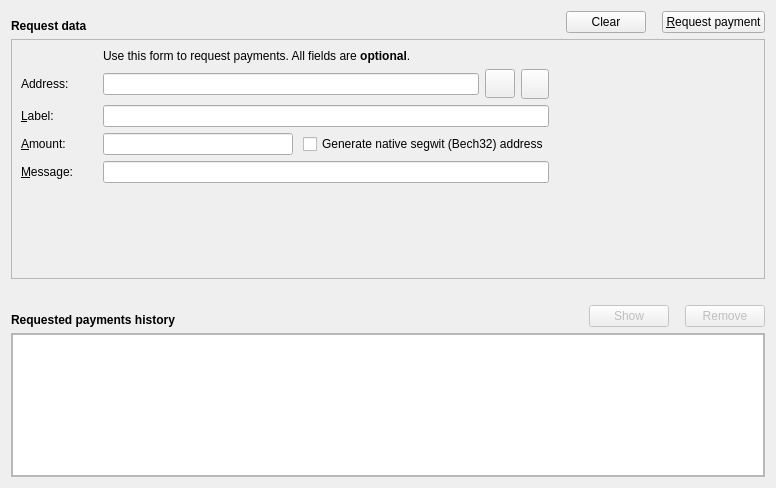
<?xml version="1.0" encoding="UTF-8"?>
<ui version="4.0">
 <class>ReceiveCoinsDialog</class>
 <widget class="QWidget" name="ReceiveCoinsDialog">
  <property name="geometry">
   <rect>
    <x>0</x>
    <y>0</y>
    <width>776</width>
    <height>488</height>
   </rect>
  </property>
  <layout class="QVBoxLayout" name="verticalLayout">
   <item>
    <layout class="QHBoxLayout" name="horizontalLayout">
     <item>
      <widget class="QLabel" name="label_7">
       <property name="font">
        <font>
         <weight>75</weight>
         <bold>true</bold>
        </font>
       </property>
       <property name="text">
        <string>Request data</string>
       </property>
       <property name="alignment">
        <set>Qt::AlignBottom|Qt::AlignLeading|Qt::AlignLeft</set>
       </property>
      </widget>
     </item>
     <item>
      <spacer name="horizontalSpacer_6">
       <property name="orientation">
        <enum>Qt::Horizontal</enum>
       </property>
       <property name="sizeType">
        <enum>QSizePolicy::Expanding</enum>
       </property>
       <property name="sizeHint" stdset="0">
        <size>
         <width>70</width>
         <height>20</height>
        </size>
       </property>
      </spacer>
     </item>
     <item>
      <widget class="QPushButton" name="clearButton">
       <property name="sizePolicy">
        <sizepolicy hsizetype="Minimum" vsizetype="Fixed">
         <horstretch>0</horstretch>
         <verstretch>0</verstretch>
        </sizepolicy>
       </property>
       <property name="toolTip">
        <string>Clear all fields of the form.</string>
       </property>
       <property name="text">
        <string>Clear</string>
       </property>
       <property name="icon">
        <iconset resource="../bitcoin.qrc">
         <normaloff>:/icons/remove</normaloff>:/icons/remove</iconset>
       </property>
       <property name="autoDefault">
        <bool>false</bool>
       </property>
      </widget>
     </item>
     <item>
      <spacer name="horizontalSpacer_5">
       <property name="orientation">
        <enum>Qt::Horizontal</enum>
       </property>
       <property name="sizeType">
        <enum>QSizePolicy::Fixed</enum>
       </property>
       <property name="sizeHint" stdset="0">
        <size>
         <width>10</width>
         <height>20</height>
        </size>
       </property>
      </spacer>
     </item>
     <item>
      <widget class="QPushButton" name="receiveButton">
       <property name="text">
        <string>&amp;Request payment</string>
       </property>
       <property name="icon">
        <iconset resource="../bitcoin.qrc">
         <normaloff>:/icons/request_payment</normaloff>:/icons/request_payment</iconset>
       </property>
      </widget>
     </item>
    </layout>
   </item>
   <item>
    <widget class="QFrame" name="frameRequest">
     <property name="sizePolicy">
      <sizepolicy hsizetype="Preferred" vsizetype="Fixed">
       <horstretch>0</horstretch>
       <verstretch>0</verstretch>
      </sizepolicy>
     </property>
     <property name="frameShape">
      <enum>QFrame::StyledPanel</enum>
     </property>
     <property name="frameShadow">
      <enum>QFrame::Sunken</enum>
     </property>
     <layout class="QHBoxLayout" name="horizontalLayout_4">
      <item>
       <layout class="QGridLayout" name="gridLayout">
        <property name="horizontalSpacing">
         <number>15</number>
        </property>
        <item row="4" column="0">
         <widget class="QLabel" name="label_2">
          <property name="toolTip">
           <string>An optional label to associate with the new receiving address.</string>
          </property>
          <property name="text">
           <string>&amp;Label:</string>
          </property>
          <property name="buddy">
           <cstring>reqLabel</cstring>
          </property>
         </widget>
        </item>
        <item row="6" column="0">
         <widget class="QLabel" name="label_3">
          <property name="toolTip">
           <string>An optional message to attach to the payment request, which will be displayed when the request is opened. Note: The message will not be sent with the payment over the Tripi network.</string>
          </property>
          <property name="text">
           <string>&amp;Message:</string>
          </property>
          <property name="buddy">
           <cstring>reqMessage</cstring>
          </property>
         </widget>
        </item>
        <item row="3" column="2">
         <layout class="QHBoxLayout" name="horizontalLayout_3">
          <property name="spacing">
           <number>6</number>
          </property>
          <item>
           <widget class="QLineEdit" name="leAddress"/>
          </item>
          <item>
           <widget class="QToolButton" name="copyAddressButton">
            <property name="text">
             <string/>
            </property>
            <property name="iconSize">
             <size>
              <width>22</width>
              <height>22</height>
             </size>
            </property>
           </widget>
          </item>
          <item>
           <widget class="QToolButton" name="refreshButton">
            <property name="minimumSize">
             <size>
              <width>28</width>
              <height>30</height>
             </size>
            </property>
            <property name="maximumSize">
             <size>
              <width>20</width>
              <height>30</height>
             </size>
            </property>
            <property name="text">
             <string/>
            </property>
           </widget>
          </item>
         </layout>
        </item>
        <item row="6" column="2">
         <widget class="QLineEdit" name="reqMessage">
          <property name="toolTip">
           <string>An optional message to attach to the payment request, which will be displayed when the request is opened. Note: The message will not be sent with the payment over the Tripi network.</string>
          </property>
         </widget>
        </item>
        <item row="2" column="2">
         <widget class="QLabel" name="label_5">
          <property name="text">
           <string>Use this form to request payments. All fields are &lt;b&gt;optional&lt;/b&gt;.</string>
          </property>
         </widget>
        </item>
        <item row="4" column="2">
         <widget class="QLineEdit" name="reqLabel">
          <property name="toolTip">
           <string>An optional label to associate with the new receiving address.</string>
          </property>
         </widget>
        </item>
        <item row="5" column="0">
         <widget class="QLabel" name="label">
          <property name="toolTip">
           <string>An optional amount to request. Leave this empty or zero to not request a specific amount.</string>
          </property>
          <property name="text">
           <string>&amp;Amount:</string>
          </property>
          <property name="buddy">
           <cstring>reqAmount</cstring>
          </property>
         </widget>
        </item>
        <item row="3" column="0">
         <widget class="QLabel" name="label_8">
          <property name="text">
           <string>Address:</string>
          </property>
         </widget>
        </item>
        <item row="5" column="2">
         <layout class="QHBoxLayout" name="horizontalLayout_5">
          <property name="spacing">
           <number>10</number>
          </property>
          <item>
           <widget class="BitcoinAmountField" name="reqAmount">
            <property name="sizePolicy">
             <sizepolicy hsizetype="Expanding" vsizetype="Fixed">
              <horstretch>0</horstretch>
              <verstretch>0</verstretch>
             </sizepolicy>
            </property>
            <property name="minimumSize">
             <size>
              <width>80</width>
              <height>0</height>
             </size>
            </property>
            <property name="toolTip">
             <string>An optional amount to request. Leave this empty or zero to not request a specific amount.</string>
            </property>
           </widget>
          </item>
          <item>
           <widget class="QCheckBox" name="useBech32">
            <property name="sizePolicy">
             <sizepolicy hsizetype="Fixed" vsizetype="Fixed">
              <horstretch>0</horstretch>
              <verstretch>0</verstretch>
             </sizepolicy>
            </property>
            <property name="maximumSize">
             <size>
              <width>1000</width>
              <height>16777215</height>
             </size>
            </property>
            <property name="focusPolicy">
             <enum>Qt::StrongFocus</enum>
            </property>
            <property name="toolTip">
             <string>Native segwit addresses (aka Bech32 or BIP-173) reduce your transaction fees later on and offer better protection against typos, but old wallets don't support them. When unchecked, an address compatible with older wallets will be created instead.</string>
            </property>
            <property name="text">
             <string>Generate native segwit (Bech32) address</string>
            </property>
           </widget>
          </item>
         </layout>
        </item>
        <item row="7" column="0" colspan="3">
         <spacer name="verticalSpacer">
          <property name="orientation">
           <enum>Qt::Vertical</enum>
          </property>
          <property name="sizeHint" stdset="0">
           <size>
            <width>20</width>
            <height>0</height>
           </size>
          </property>
         </spacer>
        </item>
       </layout>
      </item>
      <item>
       <widget class="QRImageWidget" name="lblQRCode">
        <property name="minimumSize">
         <size>
          <width>200</width>
          <height>220</height>
         </size>
        </property>
        <property name="maximumSize">
         <size>
          <width>200</width>
          <height>220</height>
         </size>
        </property>
        <property name="text">
         <string/>
        </property>
        <property name="alignment">
         <set>Qt::AlignCenter</set>
        </property>
        <property name="wordWrap">
         <bool>true</bool>
        </property>
       </widget>
      </item>
     </layout>
    </widget>
   </item>
   <item>
    <spacer name="verticalSpacer_2">
     <property name="orientation">
      <enum>Qt::Vertical</enum>
     </property>
     <property name="sizeType">
      <enum>QSizePolicy::Fixed</enum>
     </property>
     <property name="sizeHint" stdset="0">
      <size>
       <width>10</width>
       <height>20</height>
      </size>
     </property>
    </spacer>
   </item>
   <item>
    <layout class="QHBoxLayout" name="horizontalLayout_2">
     <item>
      <widget class="QLabel" name="label_6">
       <property name="font">
        <font>
         <weight>75</weight>
         <bold>true</bold>
        </font>
       </property>
       <property name="text">
        <string>Requested payments history</string>
       </property>
       <property name="alignment">
        <set>Qt::AlignBottom|Qt::AlignLeading|Qt::AlignLeft</set>
       </property>
      </widget>
     </item>
     <item>
      <spacer name="horizontalSpacer_3">
       <property name="orientation">
        <enum>Qt::Horizontal</enum>
       </property>
       <property name="sizeType">
        <enum>QSizePolicy::Expanding</enum>
       </property>
       <property name="sizeHint" stdset="0">
        <size>
         <width>70</width>
         <height>20</height>
        </size>
       </property>
      </spacer>
     </item>
     <item>
      <widget class="QPushButton" name="showRequestButton">
       <property name="enabled">
        <bool>false</bool>
       </property>
       <property name="toolTip">
        <string>Show the selected request (does the same as double clicking an entry)</string>
       </property>
       <property name="text">
        <string>Show</string>
       </property>
       <property name="icon">
        <iconset resource="../bitcoin.qrc">
         <normaloff>:/icons/show</normaloff>:/icons/show</iconset>
       </property>
       <property name="iconSize">
        <size>
         <width>22</width>
         <height>16</height>
        </size>
       </property>
       <property name="autoDefault">
        <bool>false</bool>
       </property>
      </widget>
     </item>
     <item>
      <spacer name="horizontalSpacer_4">
       <property name="orientation">
        <enum>Qt::Horizontal</enum>
       </property>
       <property name="sizeType">
        <enum>QSizePolicy::Fixed</enum>
       </property>
       <property name="sizeHint" stdset="0">
        <size>
         <width>10</width>
         <height>20</height>
        </size>
       </property>
      </spacer>
     </item>
     <item>
      <widget class="QPushButton" name="removeRequestButton">
       <property name="enabled">
        <bool>false</bool>
       </property>
       <property name="toolTip">
        <string>Remove the selected entries from the list</string>
       </property>
       <property name="text">
        <string>Remove</string>
       </property>
       <property name="icon">
        <iconset resource="../bitcoin.qrc">
         <normaloff>:/icons/remove</normaloff>:/icons/remove</iconset>
       </property>
       <property name="autoDefault">
        <bool>false</bool>
       </property>
      </widget>
     </item>
    </layout>
   </item>
   <item>
    <widget class="QFrame" name="frame">
     <property name="sizePolicy">
      <sizepolicy hsizetype="Preferred" vsizetype="Expanding">
       <horstretch>0</horstretch>
       <verstretch>0</verstretch>
      </sizepolicy>
     </property>
     <property name="frameShape">
      <enum>QFrame::StyledPanel</enum>
     </property>
     <property name="frameShadow">
      <enum>QFrame::Raised</enum>
     </property>
     <layout class="QVBoxLayout" name="verticalLayout_2">
      <property name="spacing">
       <number>0</number>
      </property>
      <property name="leftMargin">
       <number>0</number>
      </property>
      <property name="topMargin">
       <number>0</number>
      </property>
      <property name="rightMargin">
       <number>0</number>
      </property>
      <property name="bottomMargin">
       <number>0</number>
      </property>
      <item>
       <widget class="QTableView" name="recentRequestsView">
        <property name="contextMenuPolicy">
         <enum>Qt::CustomContextMenu</enum>
        </property>
        <property name="tabKeyNavigation">
         <bool>false</bool>
        </property>
        <property name="sortingEnabled">
         <bool>true</bool>
        </property>
       </widget>
      </item>
     </layout>
    </widget>
   </item>
  </layout>
 </widget>
 <customwidgets>
  <customwidget>
   <class>BitcoinAmountField</class>
   <extends>QLineEdit</extends>
   <header>qt/bitcoinamountfield.h</header>
   <container>1</container>
  </customwidget>
  <customwidget>
   <class>QRImageWidget</class>
   <extends>QLabel</extends>
   <header>qt/receiverequestdialog.h</header>
  </customwidget>
 </customwidgets>
 <tabstops>
  <tabstop>recentRequestsView</tabstop>
  <tabstop>showRequestButton</tabstop>
  <tabstop>removeRequestButton</tabstop>
 </tabstops>
 <resources>
  <include location="../bitcoin.qrc"/>
 </resources>
 <connections/>
</ui>
